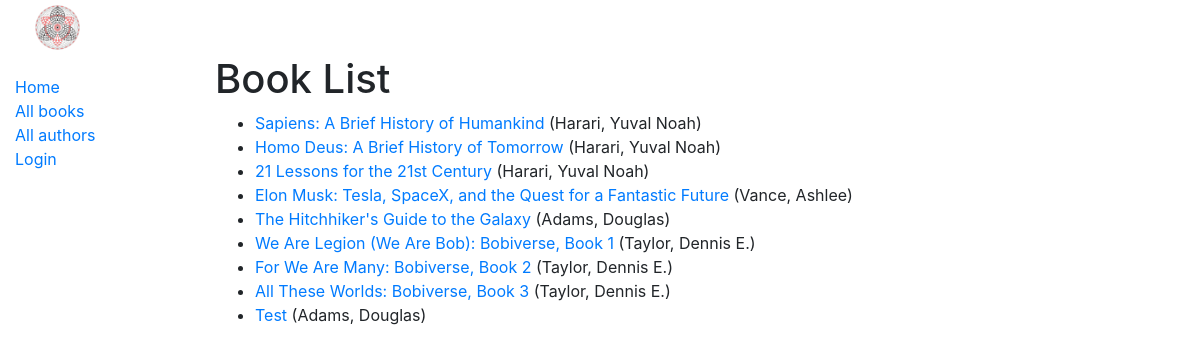
/catalog/books/, run on the app's committed database.
### catalog/models.py (models this page shows, shortened)
class Book(models.Model):
    title = models.CharField(max_length=200)
    author = models.ForeignKey('Author', on_delete=models.SET_NULL, null=True)
    summary = models.TextField(max_length=1000, help_text="Enter a brief description of the book")
    isbn = models.CharField('ISBN',max_length=13, help_text='13 Character <a href="https://www.isbn-international.org/content/what-isbn">ISBN number</a>')
    genre = models.ManyToManyField(Genre, help_text="Select a genre for this book")
    def get_absolute_url(self):
        return reverse('book-detail', args=[str(self.id)])
    def display_genre(self):
        """
        Creates a string for the Genre. This is required to display genre in Admin.
        """
        return ', '.join([ genre.name for genre in self.genre.all()[:3] ])
    display_genre.short_description = 'Genre'

class Author(models.Model):
    first_name = models.CharField(max_length=100)
    last_name = models.CharField(max_length=100)
    date_of_birth = models.DateField(null=True, blank=True)
    date_of_death = models.DateField('died', null=True, blank=True)
    def __str__(self):
        return '%s, %s' % (self.last_name, self.first_name)

### catalog/views.py (the view)
# urls.py: path('books/', views.BookListView.as_view(), name='books'),
class BookListView(generic.ListView):
    model = Book
    paginate_by = 10
    def get_context_data(self, **kwargs):
        context = super(BookListView, self).get_context_data(**kwargs)
        context['some_data'] = 'This is just some data'
        return context

### catalog/templates/catalog/book_list.html
{% extends "base_generic.html" %}
{% block content %}
  <h1>Book List</h1>
  {% if book_list %}
  <ul>
    {% for book in book_list %}
      <li>
        <a href="{{ book.get_absolute_url }}">{{ book.title }}</a> ({{book.author}})
      </li>
    {% endfor %}
  </ul>
  {% else %}
    <p>There are no books in the library.</p>
  {% endif %}
{% endblock %}

### catalog/templates/base_generic.html (shortened to what this page needs)
<!DOCTYPE html>
<html lang="en">
<head>
  <link rel="stylesheet" href="https://stackpath.bootstrapcdn.com/bootstrap/4.1.3/css/bootstrap.min.css">
  {% load static %}
  <link rel="stylesheet" href="{% static 'css/styles.css' %}">
  <img src="{% static 'catalog/images/local_library_model_uml.png' %}" alt="UML diagram" style="width:55px;height:55px;margin-left:30px">
</head>
<body>
  <div class="container-fluid">
    <div class="row">
      <div class="col-sm-2">
      {% block sidebar %}
        <ul class="sidebar-nav">
          <li><a href="{% url 'index' %}">Home</a></li>
          <li><a href="{% url 'books' %}">All books</a></li>
          <li><a href="{% url 'authors' %}">All authors</a></li>
          {% if user.is_authenticated %}
          <li style="margin-top: 20px">User: {{ user.get_username }}</li>
          <li><a href="{% url 'my-borrowed' %}">My Borrowed</a></li>
          <li><a href="{% url 'logout'%}?next={{request.path}}">Logout</a></li>
        {% else %}
          <li><a href="{% url 'login'%}?next={{request.path}}">Login</a></li>
        {% endif %}
        </ul>
      {% endblock %}
      </div>
      <div class="col-sm-10 ">
      {% block content %}{% endblock %}
    </div>
  </div>
</body>
</html>

### catalog/static/css/styles.css (style rules this page uses)
.sidebar-nav { margin-top: 20px; padding: 0; list-style: none; }

### data on the page
Book: title "Sapiens: A Brief History of Humankind", author "Harari, Yuval Noah"
Book: title "Homo Deus: A Brief History of Tomorrow", author "Harari, Yuval Noah"
Book: title "21 Lessons for the 21st Century", author "Harari, Yuval Noah"
Book: title "Elon Musk: Tesla, SpaceX, and the Quest for a Fantastic Future", author "Vance, Ashlee"
Book: title "The Hitchhiker's Guide to the Galaxy", author "Adams, Douglas"
Book: title "We Are Legion (We Are Bob): Bobiverse, Book 1", author "Taylor, Dennis E."
Book: title "For We Are Many: Bobiverse, Book 2", author "Taylor, Dennis E."
Book: title "All These Worlds: Bobiverse, Book 3", author "Taylor, Dennis E."
Book: title "Test", author "Adams, Douglas"
